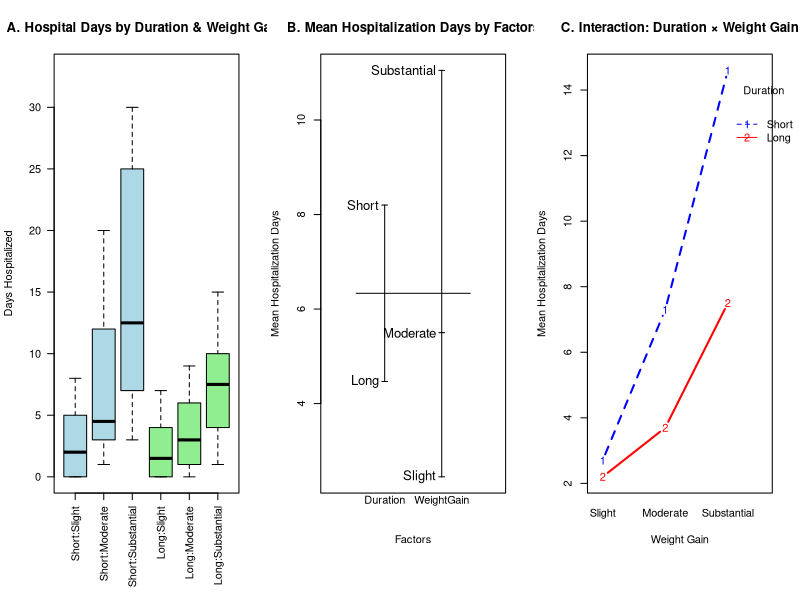
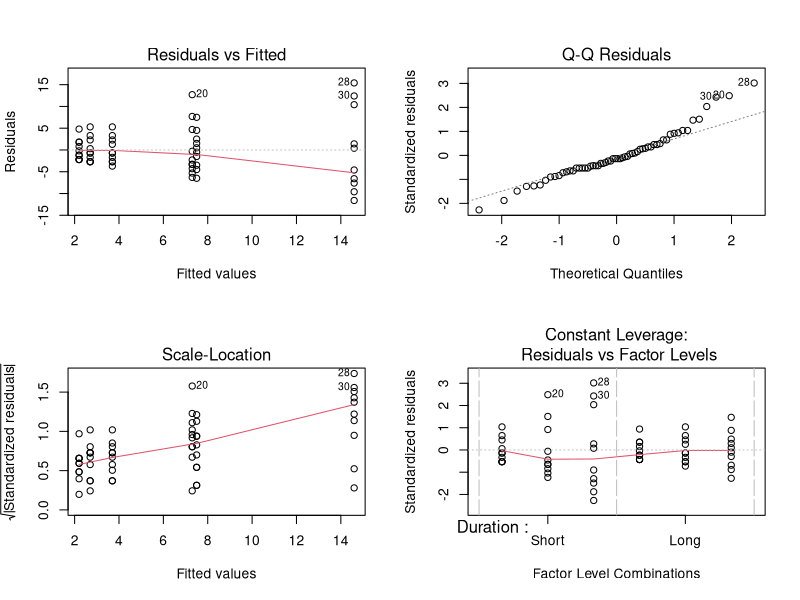

Here is the R script that generated these plots, in order: (Note: this script raises an error after producing the figures.)
library(dplyr)
library(MASS)
library(multcomp)

days <- c(
  0, 2, 1, 3, 0, 2, 0, 5, 6, 8, 2, 4, 7, 12, 15, 4, 3, 1, 5, 20, 15, 10, 8, 5, 25, 16, 7, 30, 3, 27, 0, 1, 1, 0, 4, 2, 7, 4, 0, 3, 5, 3, 2, 0, 1, 1, 3, 6, 7, 9, 10, 8, 12, 3, 7, 15, 4, 9, 6, 1
)

duration <- c(rep(1, 30), rep(2, 30)) 
weight   <- rep(c(rep(1, 10), rep(2, 10), rep(3, 10)), 2)

# Combine into a data frame
KidneyFailure <- data.frame(
  Days = days,
  Duration = factor(duration, labels = c("Short", "Long")),
  WeightGain = factor(weight, labels = c("Slight", "Moderate", "Substantial"))
)

# Checking cell balance
table(KidneyFailure$Duration, KidneyFailure$WeightGain) 
# 10 in every cell --> balanced

summary.stats <- KidneyFailure %>%
  group_by(Duration, WeightGain) %>%
  summarise(
    Mean = mean(Days),
    Var = var(Days),
    SD = sd(Days)
  )

print(summary.stats)
#SD for short/slight = 2.7, for short/substantial = 9.7 --> red flag for heteroscedasticity

# descriptive statistic
## boxplot
KidneyFailure$Group <- interaction(KidneyFailure$Duration, 
                                   KidneyFailure$WeightGain,
                                   sep=":")
KidneyFailure$Group <- factor(KidneyFailure$Group,
                              levels=c("Short:Slight", "Short:Moderate", 
                                       "Short:Substantial", "Long:Slight",
                                       "Long:Moderate", "Long:Substantial"))

par(mfrow = c(1, 3)) 
par(mar = c(8, 4, 4, 2) + 0.1)  # Bottom margin = 8 lines

boxplot(Days ~ Group, data = KidneyFailure,
        main = "A. Hospital Days by Duration & Weight Gain ", # Shortened title to fit better
        ylab = "Days Hospitalized",
        xlab = "",
        las = 2,
        col = rep(c("lightblue", "lightgreen"), each = 3),
        border = "black",
        ylim = c(0, max(KidneyFailure$Days) * 1.1))

## means per factor 
plot.design(Days ~ Duration + WeightGain, data = KidneyFailure,
            main = "B. Mean Hospitalization Days by Factors",
            xlab = "Factors",
            ylab = "Mean Hospitalization Days",
            col = "black",
            pch = 16,
            cex = 1.2)

## interaction plot (HA)
interaction.plot(x.factor = KidneyFailure$WeightGain,  
                 trace.factor = KidneyFailure$Duration, 
                 response = KidneyFailure$Days,         
                 fun = mean,                            
                 xlab = "Weight Gain",                  
                 ylab = "Mean Hospitalization Days",    
                 main = "C. Interaction: Duration × Weight Gain",
                 col = c("blue", "red"),                
                 lwd = 2,                               
                 trace.label = "Duration",              
                 type = "b")     

# reset standard parameters
par(mfrow = c(1, 1), mar = c(5, 4, 4, 2) + 0.1)              

# analysis & assumption test
## test interaction 
fit_full <- aov(Days ~ Duration * WeightGain, data = KidneyFailure)
summary(fit_full)

## test main effects (additive model)
fit_additive <- aov(Days ~ Duration + WeightGain, data = KidneyFailure)
summary(fit_additive)

## residual plot
model.full <- lm(Days ~ Duration * WeightGain, data = KidneyFailure)
model.full

par(mfrow = c(2, 2))
plot(model.full) 
par(mfrow = c(1, 1)) # residuals plot shows funnel shape (bigger spread in residuals for higher values)

shapiro.test(residuals(model.full)) # significant --> abnormal distribution of residuals

library(car)
## homogeneity test 
levene_result <- leveneTest(Days ~ Duration * WeightGain, 
                            data = KidneyFailure, center = mean)

print(levene_result) # p-value < 0.001 indicates unequal variances across treatment duration and weight gain group.

# transformations
##box cox to find best transform
##use days + 1 since log(0) won't work
model.plus.1 <- lm(Days + 1 ~ Duration * WeightGain, data = KidneyFailure)
bc <- boxcox(model.plus.1, lambda = seq(-2, 2, 0.1))

## find best Lambda
lambda.max <- max(bc$y)
best.lambda <- bc$x[bc$y == lambda.max]
print(best.lambda)

## since lambda approaches 0 we use log-transformation
KidneyFailure$Days.Log <- log(KidneyFailure$Days + 1)

# transformed model
fit.main <- aov(Days.Log ~ Duration + WeightGain, data = KidneyFailure)
summary(fit.main)
fit.full <- aov(Days.Log ~ Duration * WeightGain, data = KidneyFailure)
summary(fit.full)
## we keep using full because pooling has barely any effect on p-values/statistical power so better to report full model for transparency

par(mfrow = c(2, 2))
plot(fit.full) 
par(mfrow = c(1, 1))

shapiro.test(residuals(fit.full)) #transformation seems to have fixed homoscedastisticy

# post hoc analysis (Weight gain)
## Tukey for WeightGain 
tk_result <- TukeyHSD(fit.full, "WeightGain")
print(tk_result)
## plotting the Tukey confidence intervals
par(mar = c(5, 10, 4, 2)) # adjust margins for labels
plot(tk_result, las = 1, col = "steelblue")
abline(v = 0, lty = 2, col = "red")

## back transformation for Weight Gain
weightgain.bt <- data.frame(
  Comparison = rownames(tk_result$WeightGain),
  Log.Diff   = tk_result$WeightGain[, "diff"],
  Log.Lwr    = tk_result$WeightGain[, "lwr"],
  Log.Upr    = tk_result$WeightGain[, "upr"],
  p.value    = tk_result$WeightGain[, "p adj"]
)


## add p-values 
weightgain.bt$p.value <- round(tk_result$WeightGain[, "p adj"], 4)
print(weightgain.bt$p.value)
## conclusion: p < 0.05 for all three comparisons => all weight groups differ
## significantly from each other. Every increase in weight gain leads to 
## significantly longer hospitalized days. 

## the ratio is e^(log_diff)
weightgain.bt$Ratio <- exp(weightgain.bt$Log.Diff)
weightgain.bt$Ratio.Lwr <- exp(weightgain.bt$Log.Lwr)
weightgain.bt$Ratio.Upr <- exp(weightgain.bt$Log.Upr)

## percentage change (Formula: (Ratio - 1) * 100)
weightgain.bt$Pct.Change <- (weightgain.bt$Ratio - 1) * 100
weightgain.bt$Pct.Lwr    <- (weightgain.bt$Ratio.Lwr - 1) * 100
weightgain.bt$Pct.Upr    <- (weightgain.bt$Ratio.Upr - 1) * 100

weightgain.bt <- weightgain.bt %>%
  dplyr::select(Comparison, Ratio, Pct.Change, Pct.Lwr, Pct.Upr) %>%
  mutate(across(where(is.numeric), round, 1))

print(weightgain.bt)


#patients with a substantial weight gain have a significanly higher stay.
#3.7x times higher compared to slight weight (267%)
#moderate --> sligt 1.9 (88%)
#substantial --> moderate 2.0 (95%)

# analysis of Duration

## Duration has only two groups, so we already know that the effect is longer stay --> shorter hospitalization

## confidence intervals
ci.log <- confint(fit.full, parm="DurationLong", level = .95)

## coefficient
coef.log <- coef(fit.full)["DurationLong"]
## back transformation for Duration
duration.bt <- data.frame(
  Comparison = "Long - Short" ,
  Ratio      = exp(coef(fit.main)["DurationLong"]),
  Pct.Change = (exp(coef.log) - 1) * 100,
  Pct.Lwr    = (exp(ci.log[1])-1) * 100 ,
  Pct.Upr    = (exp(ci.log[2])-1) * 100
)

duration.bt <- duration.bt %>%
  dplyr::select(Comparison, Ratio, Pct.Change, Pct.Lwr, Pct.Upr) %>%
  mutate(across(where(is.numeric), round, 1))

print(duration.bt)
## patients with a longer treatment had a 32,6% shorter stay in the hospital

# visualization & conclusion

interaction.plot(x.factor = KidneyFailure$WeightGain, 
                 trace.factor = KidneyFailure$Duration, 
                 response = KidneyFailure$Days.Log, 
                 fun = mean, 
                 type = "b", 
                 legend = TRUE, 
                 ylab = "Mean Log(Days + 1)", 
                 xlab = "Weight Gain",
                 pch = c(1, 19),
                 col = c("black", "red"))

## Weight gain between treatment has a very strong impact on days in the hospital. 
## The extremer the weight gain, leads to longer hospital stays
## The time of dialysis impacts hospitalization, regardless of weight gain. 
## No interaction effect --> effects are additive
## Have to keep in mind log-transformation, the difference in *actual* amount of days between
## weight gain classes, but also withing for example substantial weight gain between
## short and long treatment within substantial weight gain is huge
